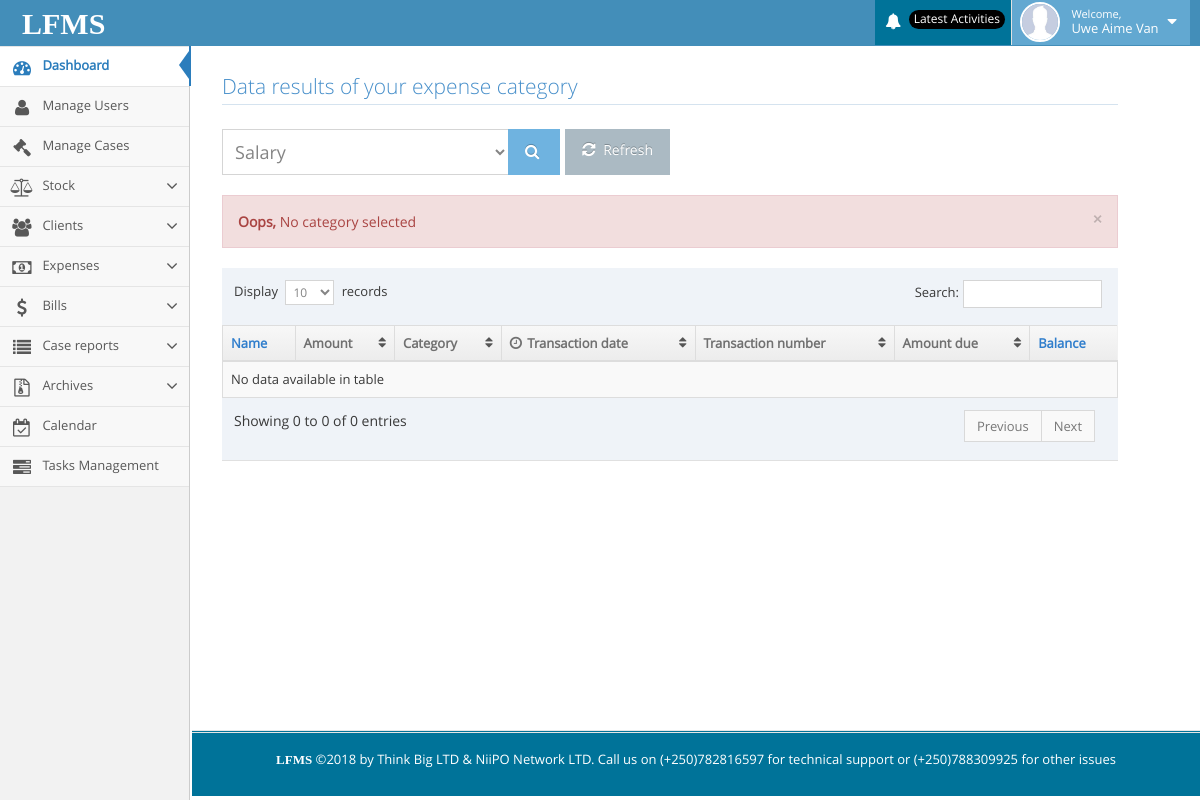
/lfms/expense_report_category.php (signed in), run on the app's committed database.
### tables this page shows
CREATE TABLE IF NOT EXISTS `permission` (
  `id` int(11) NOT NULL AUTO_INCREMENT,
  `user_id` varchar(100) NOT NULL,
  `permissions` varchar(200) NOT NULL,
  PRIMARY KEY (`id`)
);

### lfms/expense_report_category.php (the view, shortened to what this page needs)
<?php
include("include/header.php");
?>
<div class="container" style="margin-right: 50px;width: 80%;">
    <div class="page-content">
        <div class="row">
            <div class="col-xs-12">
                <h3 class="header smaller lighter blue">Data results of your expense category</h3>
                <div class="clearfix">
                </div>
                <form class="contact-form" method="POST">
                    <div class="input-group col-md-6">
                        <select class="form-control input-lg" name="category" id="form-field-2">
                            <?php
                            $select_expense_category = "SELECT * FROM expense_category ORDER BY id DESC";
                            $result_selected_expense_category = mysqli_query($db, $select_expense_category);
                            while ($row_by_selected_expense_category = mysqli_fetch_array($result_selected_expense_category)) {
                                $expense_category_name = $row_by_selected_expense_category['name'];
                                ?>
                                <option><?php echo $expense_category_name; ?></option>
                            <?php } ?>
                        </select>
                        <span class="input-group-btn">
                            <button class="btn btn-info input-lg" type="submit" name="search">
                             <i class="ace-icon fa fa-search bigger-110"></i>
                            </button>
                            <span style="margin-left: 5px;">
                                <a href="expense_report_category.php" class="btn btn-default input-lg">
                                 <i class="ace-icon fa fa-refresh bigger-110"></i>
                                 Refresh
                                </a>
                            </span>
                        </span>
                    </div>
                </form>
                <br>
                <div>
                    <table id="dynamic-table" class="table table-striped table-bordered table-hover">
                        <thead>
                        <tr>
                            <th>Name</th>
                            <th>Amount</th>
                            <th class="hidden-480">Category</th>
                            <th>
                                <i class="ace-icon fa fa-clock-o bigger-110 hidden-480"></i>
                                Transaction date
                            </th>
                            <th class="hidden-480">Transaction number</th>
                            <th class="hidden-480">Amount due</th>
                            <th class="hidden-480">Balance</th>
                        </tr>
                        </thead>
                        <?php
                        if (isset($_POST['search'])) {
                            $category_expense = mysqli_real_escape_string($db, $_POST['category']);
                            $select_category = "SELECT * FROM expenses WHERE category = '" . $category_expense . "' ORDER BY id DESC";
                            $result_expense_category = mysqli_query($db, $select_category);
                            while ($row_by_single = mysqli_fetch_array($result_expense_category)) {
                                $id = $row_by_single['id'];
                                $name = $row_by_single['name'];
                                $amount = $row_by_single['amount'];
                                $transaction_no = $row_by_single['transaction_no'];
                                $category = $row_by_single['category'];
                                $description = $row_by_single['description'];
                                $transaction_date_single = $row_by_single['date_entered'];
                                $select_category_id = "SELECT * FROM expense_category WHERE name = '" . $category . "'";
                                $result_category_id = mysqli_query($db, $select_category_id);
                                while ($row_by_category_id = mysqli_fetch_array($result_category_id)) {
                                    $category_id = $row_by_category_id['id'];
                                    $amount_due = $row_by_category_id['amount_due'];
                                    $balance = $row_by_category_id['balance'];
                                    ?>
                                    <tbody>
                                    <tr>
                                        <td><?php echo $name ?></td>
                                        <td><?php echo $amount ?></td>
                                        <td><?php echo $category ?></td>
                                        <td class="hidden-480"><?php echo $transaction_date_single ?></td>
                                        <td><?php echo $transaction_no ?></td>
                                        <td class="hidden-480">
                                            <span class="label label-sm label-info"><?php echo number_format($amount_due) . " RWF"; ?></span>
                                        </td>
                                        <td class="hidden-480">
                                            <span class="label label-sm label-danger"><?php echo number_format($balance) . " RWF"; ?></span>
                                        </td>
                                    </tr>
                                <?php }
                            } ?>
                            </tbody>
                            <?php
                        } else {
                            echo '<div class="alert alert-danger">
                        <button type="button" class="close" data-dismiss="alert" aria-hidden="true">×</button>
                        <span><strong>Oops, </strong>No category selected</span>
                      </div>';
                        } ?>
                    </table>
                </div>
            </div>
        </div>
    </div>
</div>
<?php include("include/footer.php"); ?>

### lfms/include/header.php (shortened to what this page needs)
<?php include("include/connection.php"); ?>
<!DOCTYPE html>
<html lang="en">
<head>
    <link rel="stylesheet" href="assets/css/bootstrap.min.css"/>
    <link rel="stylesheet" href="assets/font-awesome/4.5.0/css/font-awesome.min.css"/>
    <link rel="stylesheet" href="assets/css/ace.min.css" class="ace-maican-stylesheet" id="main-ace-style"/>
    <link rel="stylesheet" href="assets/css/ace-skins.min.css"/>
    <link rel="stylesheet" href="assets/css/ace-rtl.min.css"/>
</head>
<body class="no-skin">
<div id="navbar" class="navbar navbar-default ace-save-state">
    <div class="navbar-container ace-save-state" id="navbar-container">
        <div class="navbar-header pull-left">
            <a href="home.php" class="navbar-brand" style="margin-top:4px;">
                <small>
                    <span style="color:#fff;font-weight:bold;font-family:century gothic;font-size:30px;">LFMS</span>
                </small>
            </a>
        </div>
        <div class="navbar-buttons navbar-header pull-right" role="navigation">
            <ul class="nav ace-nav">
                <?php
                if (isset($_SESSION['user_id'])) {
                    $user_id = $_SESSION['user_id'];
                    $username = $_SESSION['username'];
                    ?>
                    <li class="purple dropdown-modal">
                        <a data-toggle="dropdown" class="dropdown-toggle" href="#" style="background-color: #007399;">
                            <i class="ace-icon fa fa-bell icon-animated-bell"></i>
                            <span class="badge badge-important" style="background-color: #000;">Latest Activities</span>
                        </a>
                    </li>
                    <li class="light-blue dropdown-modal">
                        <a data-toggle="dropdown" href="#" class="dropdown-toggle">
                            <img class="nav-user-photo" src="images/a.jpg" alt="Username"/>
                            <span class="user-info">
                                    <small>Welcome,</small>
                                <?php echo $username; ?>
                                </span>
                            <i class="ace-icon fa fa-caret-down"></i>
                        </a>
                    </li>
                <?php } ?>
            </ul>
        </div>
    </div>
</div>
<div class="main-container ace-save-state" id="main-container">
    <div id="sidebar" class="sidebar responsive ace-save-state">
        <ul class="nav nav-list">
            <li class="active">
                <a href="home.php">
                    <i class="menu-icon fa fa-tachometer"></i>
                    <span class="menu-text"> Dashboard </span>
                </a>
            </li>
            <?php
            $select_all_permission = "SELECT * FROM permission WHERE `user_id` = '" . $user_id . "'";
            $result_all_permission = mysqli_query($db, $select_all_permission);
            while ($row_all = mysqli_fetch_array($result_all_permission)) {
                $permission_all = $row_all['permissions'];
                if ($permission_all == 2) {
                    ?>
                    <li class="">
                        <a href="super_lawyer_page.php">
                            <i class="menu-icon fa fa-user"></i>
                            <span class="menu-text"> Manage Users </span>
                        </a>
                    </li>
                <?php } elseif ($permission_all == 3) {
                    ?>
                    <li class="">
                        <a href="my_case.php">
                            <i class="menu-icon fa fa-legal"></i>
                            <span class="menu-text"> Manage Cases </span>
                        </a>
                    </li>
                <?php } elseif ($permission_all == 5) {
                    ?>
                    <li class="">
                        <a href="#" class="dropdown-toggle">
                            <i class="menu-icon fa fa-group"></i>
                            <span class="menu-text"> Clients </span>
                            <b class="arrow fa fa-angle-down"></b>
                        </a>
                    </li>
                    <?php
                } elseif ($permission_all == 4) {
                    ?>
                    <li class="">
                        <a href="#" class="dropdown-toggle">
                            <i class="menu-icon fa fa-balance-scale"></i>
                            <span class="menu-text"> Stock</span>
                            <b class="arrow fa fa-angle-down"></b>
                        </a>
                    </li>
                    <?php
                } elseif ($permission_all == 6) {
                    ?>
                    <li class="">
                        <a href="#" class="dropdown-toggle">
                            <i class="menu-icon fa fa-money"></i>
                            <span class="menu-text"> Expenses</span>
                            <b class="arrow fa fa-angle-down"></b>
                        </a>
                    </li>
                    <?php
                } elseif ($permission_all == 7) {
                    ?>
                    <li class="">
                        <a href="#" class="dropdown-toggle">
                            <i class="menu-icon fa fa-dollar"></i>
                            <span class="menu-text"> Bills </span>
                            <b class="arrow fa fa-angle-down"></b>
                        </a>
                    </li>
                    <?php
                } elseif ($permission_all == 8) {
                    ?>
                    <li class="">
                        <a href="#" class="dropdown-toggle">
                            <i class="menu-icon fa fa-list"></i>
                            <span class="menu-text"> Case reports </span>
                            <b class="arrow fa fa-angle-down"></b>
                        </a>
                    </li>
                    <li class="">
                        <a href="#" class="dropdown-toggle">
                            <i class="menu-icon fa fa-file-archive-o"></i>
                            <span class="menu-text"> Archives </span>
                            <b class="arrow fa fa-angle-down"></b>
                        </a>
                    </li>
                <?php } elseif ($permission_all == 9) {
                    ?>
                    <li class="">
                        <a href="calendar.php">
                            <i class="menu-icon fa fa-calendar-check-o"></i>
                            <span class="menu-text"> Calendar </span>
                        </a>
                    </li>
                <?php } elseif ($permission_all == 10) {
                    ?>
                    <li class="">
                        <a href="tasks.php">
                            <i class="menu-icon fa fa-tasks"></i>
                            <span class="menu-text"> Tasks Management </span>
                        </a>
                    </li>
                <?php }
            } ?>
        </ul>
    </div>
</div>
</body>
</html>

### data on the page
permission: permissions "2" (drawn)
permission: permissions "3" (drawn)
permission: permissions "4" (drawn)
permission: permissions "5" (drawn)
permission: permissions "6" (drawn)
permission: permissions "7" (drawn)
permission: permissions "8" (drawn)
permission: permissions "9" (drawn)
permission: permissions "10" (drawn)

### other printed values
$username "Uwe Aime Van"
form field category "Salary"
